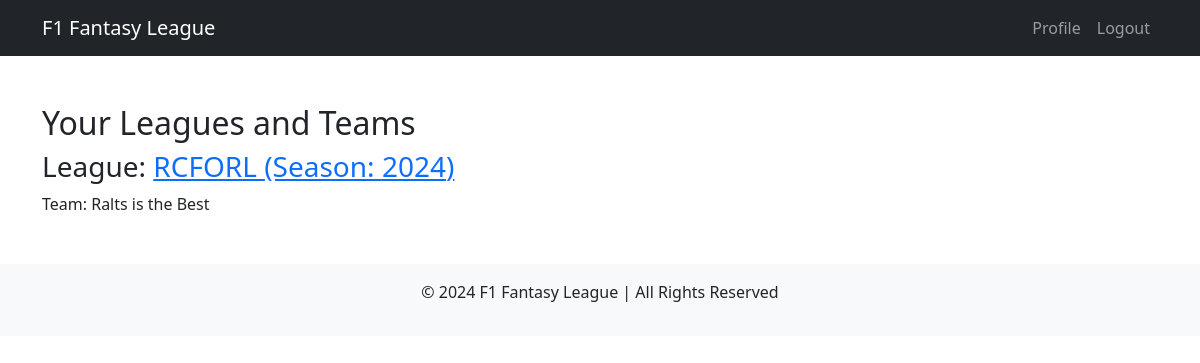
/profile/ (signed in), run on the app's committed database.
### league/models.py (models this page shows, shortened)
class League(models.Model):
    name = models.CharField(max_length=100)
    season = models.IntegerField()
    users = models.ManyToManyField(User, related_name="leagues")  # New field for users in a league

class Team(models.Model):
    user = models.ForeignKey(User, on_delete=models.CASCADE, related_name="teams")
    league = models.ForeignKey(League, on_delete=models.CASCADE, related_name="leagues")
    name = models.CharField(max_length=100)
    class Meta:
        unique_together = ('user', 'league')

### league/views.py (the view)
# urls.py: path('profile/', views.profile, name='profile'),
@login_required
def profile(request):
    teams = Team.objects.filter(user=request.user).select_related('league')
    user_leagues = []
    for team in teams:
        user_leagues.append({
            'league': team.league,
            'team': team
        })
    return render(request, 'league/profile.html', {'user_leagues': user_leagues})

### league/templates/league/profile.html (shortened to what this page needs)
{% extends 'league/base.html' %}
{% block content %}
<h2>Your Leagues and Teams</h2>
{% for entry in user_leagues %}
    <h3>
        League:
        <a href="{% url 'league' entry.league.id %}">
            {{ entry.league.name }} (Season: {{ entry.league.season }})
        </a>
    </h3>
    <p>Team: {{ entry.team.name }}</p>
{% empty %}
    <p>You are not part of any leagues yet.</p>
{% endfor %}
{% endblock %}

### data on the page
League: league.name "RCFORL", league.season "2024", team.name "Ralts is the Best"
